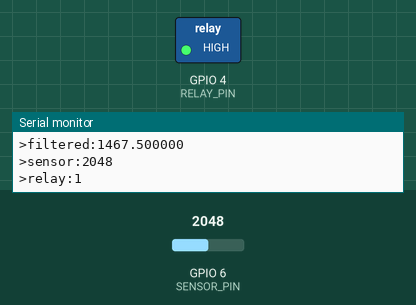
This program was run on a simulated ESP32-S3. Parts: switched loads named in the program (green lamp = pin HIGH), the last lines printed to the serial monitor. Inputs (shaded band) come from the test bench; at power-on: GPIO 6 (SENSOR_PIN) = 2048 (analog values on the 0–4095 scale).

Above: at 1.2 s.
1.3 s: GPIO 6 (SENSOR_PIN) set to 2872
2.8 s: GPIO 6 (SENSOR_PIN) set to 2968
At 3.8 s:
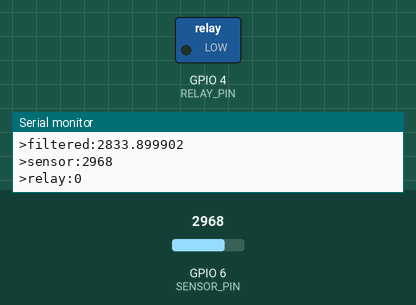
4.3 s: GPIO 6 (SENSOR_PIN) set to 2237
5.8 s: GPIO 6 (SENSOR_PIN) set to 2159
At 6.6 s:
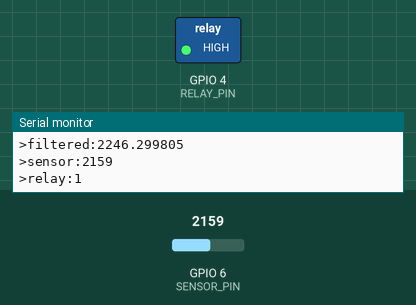
7.3 s: GPIO 6 (SENSOR_PIN) set to 2940
At 7.9 s:
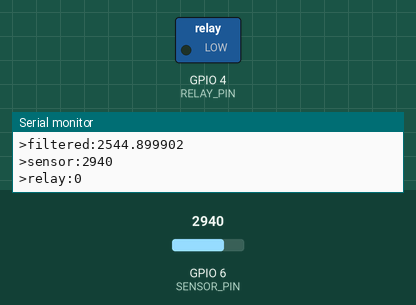
Timing chart, 0 to 9.8 s (numbered marks = the images above; inputs shaded):
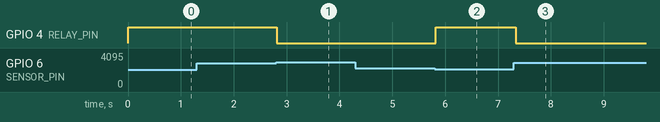

The program:

main.cpp
```cpp
#include <Arduino.h>

const int SENSOR_PIN = 6;  // Пін підключення дільника з фоторезистором (GPIO In)
const int RELAY_PIN = 4;   // Пін керування транзистором реле (GPIO Out)

const int THRESHOLD_DARK = 2200;
const int THRESHOLD_LIGHT = 2900;

const int NUM_READINGS = 10;
long int readings[NUM_READINGS];
int currentPosition = 0;

long int prevValue = 0;

void setup() {
    Serial.begin(115200);

    pinMode(RELAY_PIN, OUTPUT);

    digitalWrite(RELAY_PIN, LOW);

    // встановлення роздільної здатності АЦП (12 біт = 0...4095)
    analogReadResolution(12);
}

float getMovingAverage(long int* samples) {
    long sum = 0;
    for (int i = 0; i < NUM_READINGS; i++) {
        sum += samples[i];
    }
    return sum / NUM_READINGS;
}

// y = α · x + (1 − α) · y_prev
float applyFilter(long int input) {
    float alpha = 0.1;  // коефіцієнт фільтрації
    float filteredValue = alpha * input + (1 - alpha) * prevValue;
    prevValue = filteredValue;
    return filteredValue;
}

void loop() {
    // put your main code here, to run repeatedly:
    int sensorValue = analogRead(SENSOR_PIN);
    if (sensorValue < THRESHOLD_DARK) {
        digitalWrite(RELAY_PIN, HIGH);
    } else if (sensorValue > THRESHOLD_LIGHT) {
        digitalWrite(RELAY_PIN, LOW);
    }

    if (currentPosition < NUM_READINGS) {
        readings[currentPosition] = sensorValue;
        currentPosition++;
    } else {
        float movingAverage = getMovingAverage(readings);
        Serial.printf(">movingAverage:%f\n", movingAverage);
        currentPosition = 0;
    }

    float filteredValue = applyFilter(sensorValue);
    Serial.printf(">filtered:%f\n", filteredValue);

    // Формат Teleplot: ">назва:значення\n"
    Serial.printf(">sensor:%d\n", sensorValue);
    Serial.printf(">relay:%d\n", digitalRead(RELAY_PIN));

    delay(100);  // невелика затримка для стабільності читання сенсора
}
```

Measured:
- the behaviour switches between 2900 and 2901 on GPIO 6 (SENSOR_PIN) (found by bisection; images 0 and 1)
- the behaviour switches between 2200 and 2199 on GPIO 6 (SENSOR_PIN) (found by bisection; images 1 and 2)
- after the input at 2.8 s, GPIO 4 (RELAY_PIN): HIGH → LOW at once
- after the input at 5.8 s, GPIO 4 (RELAY_PIN): LOW → HIGH at once
- after the input at 7.3 s, GPIO 4 (RELAY_PIN): HIGH → LOW at once
